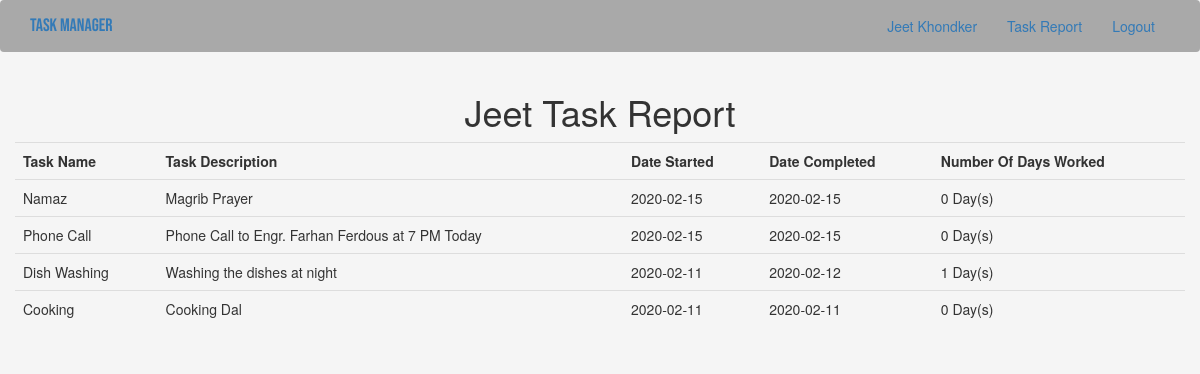
The app's page /taskreport/1 (signed in) with its own data.
### app/models.py (models this page shows, shortened)
class User(UserMixin, db.Model):
    __tablename__ = "user"
    id = db.Column(db.Integer, primary_key = True)
    username = db.Column(db.String(64), index = True, unique = True)
    firstName = db.Column(db.String(50))
    lastName = db.Column(db.String(50))
    email = db.Column(db.String(120), index = True, unique = True)
    password_hash = db.Column(db.String(128))
    todoitems = db.relationship("ToDo", backref = "owner", lazy = "dynamic")

class ToDo(db.Model):
    __tablename__ = "todoitems"
    item_id = db.Column(db.Integer, primary_key = True)
    title = db.Column(db.String(100), nullable = False)
    description = db.Column(db.String(200), nullable = False)
    date_created = db.Column(db.DateTime, default = datetime.utcnow)
    date_updated = db.Column(db.DateTime)
    date_completed = db.Column(db.DateTime)
    is_completed = db.Column(db.Boolean, default = False, nullable = False)
    user_id = db.Column(db.Integer, db.ForeignKey("user.id"), nullable = False)

### app/routes.py (the view)
@app.route("/taskreport/<user_id>")
@login_required
def view_taskreport(user_id):
    completed_todoitems = db.session.query(ToDo).filter_by(user_id = current_user.id).filter(ToDo.is_completed == True).order_by(ToDo.date_created.desc()).all()
    return render_template("taskreport.html", completed_todoitems = completed_todoitems)

### app/models.py (called while the page is built)
@login.user_loader
def load_user(id):
    return User.query.get(int(id))

### app/templates/taskreport.html (shortened to what this page needs)
{% extends "base.html" %}
{% block app_content %}
    <h1 class="text-center">{{ current_user.firstName }} Task Report</h1>
    {% if completed_todoitems|length < 1 %}
        <h3 class="text-center">Currently you did not complete any tasks, {{ current_user.firstName }}.</h3>
    {% else %}
        <table class="table table-hover table-dark">
            <tr>
                <th>Task Name</th>
                <th>Task Description</th>
                <th>Date Started</th>
                <th>Date Completed</th>
                <th>Number Of Days Worked</th>
            </tr>
            {% for completed_items in completed_todoitems %}
                <tr>
                    {% if completed_items.is_completed == True %}
                        <td>{{ completed_items.title }}</td>
                        <td>{{ completed_items.description }}</td>
                        <td>{{ completed_items.date_created.date() }}</td>
                        <td>{{ completed_items.date_completed.date() }}</td>
                        <td>{{ (completed_items.date_completed - completed_items.date_created).days }}&nbsp;Day(s)</td>
                    {% endif %}
                </tr>
            {% endfor %}
        </table>
    {% endif %}
{% endblock %}

### app/templates/base.html (shortened to what this page needs)
{% extends "bootstrap/base.html" %}
{% block styles %}
    {{ super() }}
    <link rel="stylesheet" href="{{ url_for('static', filename='css/pc-style.css') }}">
{% endblock %}
{% block navbar %}
    <nav class="navbar navbar-expand-lg navbar-light bg-light">
        <div class="container">
            <div class="navbar-header">
                <a class="navbar-brand" href="{{ url_for('index') }}">Task Manager</a>
            </div>
            <div class="collapse navbar-collapse" id="bs-example-navbar-collapse-1">
                <ul class="nav navbar-nav navbar-right">
                    {% if current_user.is_anonymous %}
                        <li><a href="{{ url_for('login') }}">Login</a></li>
                    {% else %}
                        <li><a href="{{ url_for('user', username=current_user.username) }}">{{ current_user.firstName }}&nbsp;{{ current_user.lastName }}</a></li>
                        <li><a href="{{ url_for('view_taskreport', user_id=current_user.id) }}">Task Report</a></li>
                        <li><a href="{{ url_for('logout') }}">Logout</a></li>
                    {% endif %}
                </ul>
            </div>
        </div>
    </nav>
{% endblock %}
{% block content %}
    <div class="container">
        <div class="row">
            {% block app_content %}{% endblock %}
        </div>
    </div>
{% endblock %}

### app/static/css/pc-style.css (style rules this page uses)
body { background-color: #f5f5f5; height: 100%; }
a.navbar-brand { font-family: 'Bebas Neue', cursive; }
.navbar { background-color: darkgray; }

### records on screen
User: firstName "Jeet", lastName "Khondker"
ToDo: title "Namaz", description "Magrib Prayer", date_created "2020-02-15", date_completed "2020-02-15", date_completed+date_created "0"
ToDo: title "Phone Call", description "Phone Call to Engr. Farhan Ferdous at 7 PM Today", date_created "2020-02-15", date_completed "2020-02-15", date_completed+date_created "0"
ToDo: title "Dish Washing", description "Washing the dishes at night", date_created "2020-02-11", date_completed "2020-02-12", date_completed+date_created "1"
ToDo: title "Cooking", description "Cooking Dal", date_created "2020-02-11", date_completed "2020-02-11", date_completed+date_created "0"
